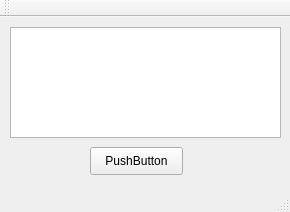
<?xml version="1.0" encoding="UTF-8"?>
<ui version="4.0">
 <class>MainWindow</class>
 <widget class="QMainWindow" name="MainWindow">
  <property name="geometry">
   <rect>
    <x>0</x>
    <y>0</y>
    <width>290</width>
    <height>212</height>
   </rect>
  </property>
  <property name="maximumSize">
   <size>
    <width>290</width>
    <height>212</height>
   </size>
  </property>
  <property name="windowTitle">
   <string>MainWindow</string>
  </property>
  <widget class="QWidget" name="centralWidget">
   <widget class="QTableView" name="tableView">
    <property name="geometry">
     <rect>
      <x>10</x>
      <y>10</y>
      <width>271</width>
      <height>111</height>
     </rect>
    </property>
    <property name="editTriggers">
     <set>QAbstractItemView::NoEditTriggers</set>
    </property>
    <attribute name="horizontalHeaderStretchLastSection">
     <bool>true</bool>
    </attribute>
   </widget>
   <widget class="QPushButton" name="pushButton">
    <property name="geometry">
     <rect>
      <x>90</x>
      <y>130</y>
      <width>93</width>
      <height>28</height>
     </rect>
    </property>
    <property name="text">
     <string>PushButton</string>
    </property>
   </widget>
  </widget>
  <widget class="QMenuBar" name="menuBar">
   <property name="geometry">
    <rect>
     <x>0</x>
     <y>0</y>
     <width>290</width>
     <height>26</height>
    </rect>
   </property>
  </widget>
  <widget class="QToolBar" name="mainToolBar">
   <attribute name="toolBarArea">
    <enum>TopToolBarArea</enum>
   </attribute>
   <attribute name="toolBarBreak">
    <bool>false</bool>
   </attribute>
  </widget>
  <widget class="QStatusBar" name="statusBar"/>
 </widget>
 <layoutdefault spacing="6" margin="11"/>
 <resources/>
 <connections/>
</ui>
